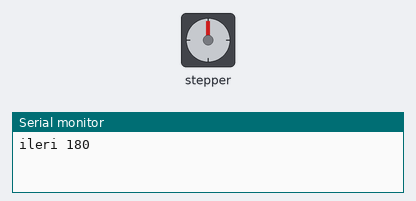
A sketch run on a simulated Arduino Uno, built with avr-gcc and run on an emulated ATmega328P. On the bench: stepper motor, the last lines printed to the serial monitor. Wiring (inferred from the names in the program): stepper motor driver (200 steps per turn assumed): step pin 3; direction pin 4; enable pin 8.

Above: at 0.05 s.
At 0.45 s:
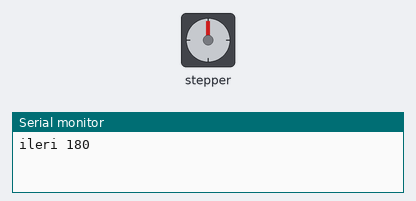
At 1.0 s:
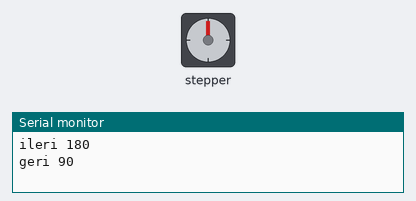
At 1.7 s:
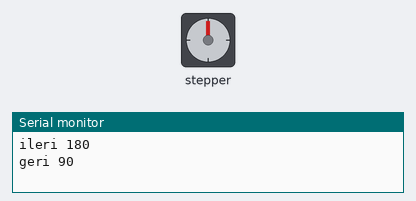
Timing chart, 0 to 3.9 s (numbered marks = the images above):
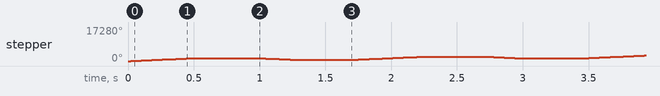

Measured:
- by itself, stepper: turns 1440° clockwise in 0.47 s, then 720° counter-clockwise in 0.24 s, repeating every 1.7 s

The sketch:

step_motor.ino
```cpp
// TMC2209 + NEMA17 step motor: D3 -> STEP, D4 -> DIR, D8 -> EN (LOW = etkin)
// Sürücü 1/8 mikro adımda: bir tur = 200 adım x 8 = 1600 STEP darbesi.
const int STEP_PIN = 3;
const int DIR_PIN = 4;
const int EN_PIN = 8;
const int MIKRO = 8;

void adimla(long n, bool ileri, int bekleUs) {
  digitalWrite(DIR_PIN, ileri ? HIGH : LOW);
  for (long i = 0; i < n; i++) {
    digitalWrite(STEP_PIN, HIGH);
    delayMicroseconds(bekleUs);
    digitalWrite(STEP_PIN, LOW);
    delayMicroseconds(bekleUs);
  }
}

void setup() {
  Serial.begin(9600);
  pinMode(STEP_PIN, OUTPUT);
  pinMode(DIR_PIN, OUTPUT);
  pinMode(EN_PIN, OUTPUT);
  digitalWrite(EN_PIN, LOW);
}

void loop() {
  Serial.println("ileri 180");
  adimla(100L * MIKRO, true, 300);   // 100 tam adım = 180 derece
  delay(500);
  Serial.println("geri 90");
  adimla(50L * MIKRO, false, 300);
  delay(500);
}
```
